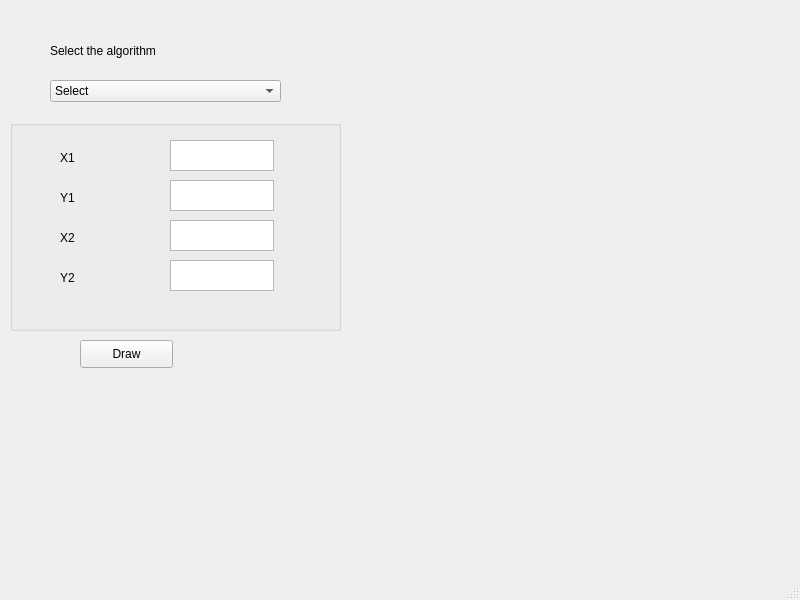
<?xml version="1.0" encoding="UTF-8"?>
<ui version="4.0">
 <class>MainWindow</class>
 <widget class="QMainWindow" name="MainWindow">
  <property name="geometry">
   <rect>
    <x>0</x>
    <y>0</y>
    <width>800</width>
    <height>600</height>
   </rect>
  </property>
  <property name="windowTitle">
   <string>MainWindow</string>
  </property>
  <widget class="QWidget" name="centralwidget">
   <widget class="QComboBox" name="comboBox">
    <property name="geometry">
     <rect>
      <x>50</x>
      <y>80</y>
      <width>231</width>
      <height>22</height>
     </rect>
    </property>
    <item>
     <property name="text">
      <string>Select</string>
     </property>
    </item>
    <item>
     <property name="text">
      <string>DDA Line drawing algorithm</string>
     </property>
    </item>
    <item>
     <property name="text">
      <string>Bresnham's Line drawing algorithm</string>
     </property>
    </item>
   </widget>
   <widget class="QLabel" name="label">
    <property name="geometry">
     <rect>
      <x>50</x>
      <y>20</y>
      <width>261</width>
      <height>61</height>
     </rect>
    </property>
    <property name="text">
     <string>Select the algorithm</string>
    </property>
   </widget>
   <widget class="QPushButton" name="pushButton">
    <property name="geometry">
     <rect>
      <x>80</x>
      <y>340</y>
      <width>93</width>
      <height>28</height>
     </rect>
    </property>
    <property name="text">
     <string>Draw</string>
    </property>
   </widget>
   <widget class="QGroupBox" name="groupBox">
    <property name="geometry">
     <rect>
      <x>10</x>
      <y>120</y>
      <width>331</width>
      <height>211</height>
     </rect>
    </property>
    <property name="title">
     <string/>
    </property>
    <widget class="QTextEdit" name="textEdit_3">
     <property name="geometry">
      <rect>
       <x>160</x>
       <y>100</y>
       <width>104</width>
       <height>31</height>
      </rect>
     </property>
    </widget>
    <widget class="QLabel" name="label_3">
     <property name="geometry">
      <rect>
       <x>50</x>
       <y>30</y>
       <width>56</width>
       <height>16</height>
      </rect>
     </property>
     <property name="text">
      <string>X1</string>
     </property>
    </widget>
    <widget class="QLabel" name="label_4">
     <property name="geometry">
      <rect>
       <x>50</x>
       <y>150</y>
       <width>56</width>
       <height>16</height>
      </rect>
     </property>
     <property name="text">
      <string>Y2</string>
     </property>
    </widget>
    <widget class="QLabel" name="label_5">
     <property name="geometry">
      <rect>
       <x>50</x>
       <y>110</y>
       <width>56</width>
       <height>16</height>
      </rect>
     </property>
     <property name="text">
      <string>X2</string>
     </property>
    </widget>
    <widget class="QTextEdit" name="textEdit_4">
     <property name="geometry">
      <rect>
       <x>160</x>
       <y>140</y>
       <width>104</width>
       <height>31</height>
      </rect>
     </property>
    </widget>
    <widget class="QLabel" name="label_6">
     <property name="geometry">
      <rect>
       <x>50</x>
       <y>70</y>
       <width>56</width>
       <height>16</height>
      </rect>
     </property>
     <property name="text">
      <string>Y1</string>
     </property>
    </widget>
    <widget class="QTextEdit" name="textEdit_2">
     <property name="geometry">
      <rect>
       <x>160</x>
       <y>60</y>
       <width>104</width>
       <height>31</height>
      </rect>
     </property>
    </widget>
    <widget class="QTextEdit" name="textEdit">
     <property name="geometry">
      <rect>
       <x>160</x>
       <y>20</y>
       <width>104</width>
       <height>31</height>
      </rect>
     </property>
    </widget>
   </widget>
  </widget>
  <widget class="QMenuBar" name="menubar">
   <property name="geometry">
    <rect>
     <x>0</x>
     <y>0</y>
     <width>800</width>
     <height>26</height>
    </rect>
   </property>
  </widget>
  <widget class="QStatusBar" name="statusbar"/>
 </widget>
 <resources/>
 <connections/>
</ui>
